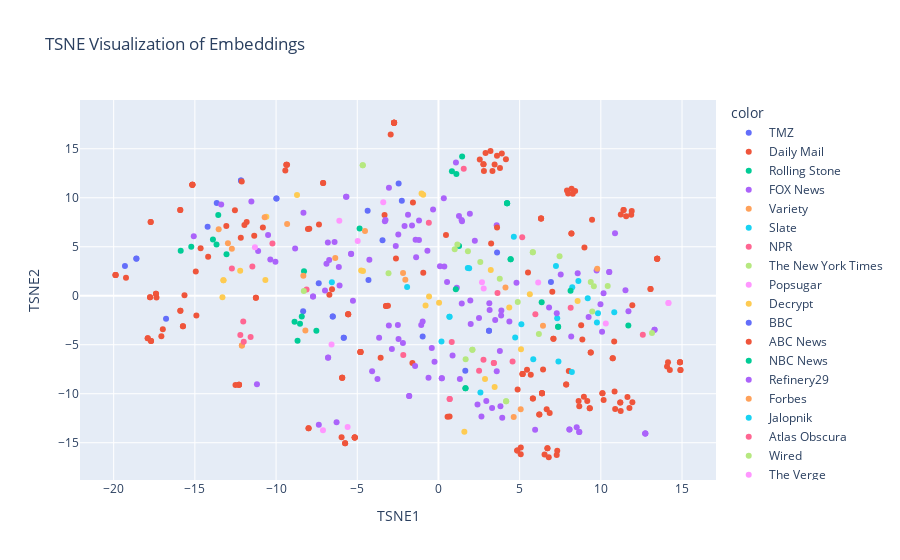

This figure's notebook cell:
### Code cell
%%time
from sklearn.decomposition import PCA
from sklearn.manifold import TSNE
import plotly.express as px

doc = db.get_document(case2_id)
documents = db.search_nearest_documents(doc['embeddings'], 500)
embeddings = np.array(documents['embeddings'])
metadatas = documents["metadatas"]
distances = documents['distances']

embeddings = embeddings[0, :, :]

# Step 2: Apply PCA
pca = PCA(n_components=50)
reduced_embeddings = pca.fit_transform(embeddings)
tsne = TSNE(n_components=2, perplexity=100, n_jobs=5, random_state=42)
reduced_embeddings = tsne.fit_transform(reduced_embeddings)

# Step 3: Prepare data for Plotly
# Combine PCA results and metadata (if available) into a DataFrame
df = pd.DataFrame(reduced_embeddings, columns=["TSNE1", "TSNE2"])
if metadatas:
    metadata_df = pd.DataFrame(metadatas[0])
    df = pd.concat([df, metadata_df], axis=1)

# Step 4: Visualize using Plotly
fig = px.scatter(
    df,
    x="TSNE1",
    y="TSNE2",
    color=metadata_df["source"] if "source" in metadata_df else None,
    hover_name='title',
    hover_data=metadata_df,
    title="TSNE Visualization of Embeddings"
)
fig.show()
